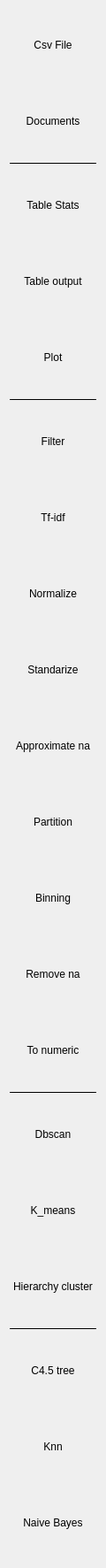
       <widget class="QWidget" name="scrollAreaWidgetContents">
        <property name="geometry">
         <rect>
          <x>0</x>
          <y>0</y>
          <width>120</width>
          <height>1768</height>
         </rect>
        </property>
        <layout class="QVBoxLayout" name="verticalLayout_3">
         <item>
          <widget class="QToolButton" name="csv_button">
           <property name="sizePolicy">
            <sizepolicy hsizetype="Minimum" vsizetype="Fixed">
             <horstretch>0</horstretch>
             <verstretch>0</verstretch>
            </sizepolicy>
           </property>
           <property name="minimumSize">
            <size>
             <width>80</width>
             <height>80</height>
            </size>
           </property>
           <property name="text">
            <string>Csv File</string>
           </property>
           <property name="icon">
            <iconset resource="resources.qrc">
             <normaloff>:/res/Resources/Node_icons/csv_icon.png</normaloff>:/res/Resources/Node_icons/csv_icon.png</iconset>
           </property>
           <property name="iconSize">
            <size>
             <width>64</width>
             <height>64</height>
            </size>
           </property>
           <property name="checkable">
            <bool>false</bool>
           </property>
           <property name="popupMode">
            <enum>QToolButton::DelayedPopup</enum>
           </property>
           <property name="toolButtonStyle">
            <enum>Qt::ToolButtonTextUnderIcon</enum>
           </property>
           <property name="autoRaise">
            <bool>true</bool>
           </property>
           <property name="arrowType">
            <enum>Qt::NoArrow</enum>
           </property>
          </widget>
         </item>
         <item>
          <widget class="QToolButton" name="doc_button">
           <property name="sizePolicy">
            <sizepolicy hsizetype="Minimum" vsizetype="Fixed">
             <horstretch>0</horstretch>
             <verstretch>0</verstretch>
            </sizepolicy>
           </property>
           <property name="minimumSize">
            <size>
             <width>80</width>
             <height>80</height>
            </size>
           </property>
           <property name="text">
            <string>Documents</string>
           </property>
           <property name="icon">
            <iconset resource="resources.qrc">
             <normaloff>:/res/Resources/Node_icons/doc_reader.svg</normaloff>:/res/Resources/Node_icons/doc_reader.svg</iconset>
           </property>
           <property name="iconSize">
            <size>
             <width>64</width>
             <height>64</height>
            </size>
           </property>
           <property name="checkable">
            <bool>false</bool>
           </property>
           <property name="popupMode">
            <enum>QToolButton::DelayedPopup</enum>
           </property>
           <property name="toolButtonStyle">
            <enum>Qt::ToolButtonTextUnderIcon</enum>
           </property>
           <property name="autoRaise">
            <bool>true</bool>
           </property>
           <property name="arrowType">
            <enum>Qt::NoArrow</enum>
           </property>
          </widget>
         </item>
         <item>
          <widget class="Line" name="line_2">
           <property name="frameShadow">
            <enum>QFrame::Plain</enum>
           </property>
           <property name="lineWidth">
            <number>1</number>
           </property>
           <property name="orientation">
            <enum>Qt::Horizontal</enum>
           </property>
          </widget>
         </item>
         <item>
          <widget class="QToolButton" name="stats_button">
           <property name="sizePolicy">
            <sizepolicy hsizetype="Minimum" vsizetype="Fixed">
             <horstretch>0</horstretch>
             <verstretch>0</verstretch>
            </sizepolicy>
           </property>
           <property name="minimumSize">
            <size>
             <width>80</width>
             <height>80</height>
            </size>
           </property>
           <property name="text">
            <string>Table Stats</string>
           </property>
           <property name="icon">
            <iconset resource="resources.qrc">
             <normaloff>:/res/Resources/Node_icons/stats.svg</normaloff>:/res/Resources/Node_icons/stats.svg</iconset>
           </property>
           <property name="iconSize">
            <size>
             <width>64</width>
             <height>64</height>
            </size>
           </property>
           <property name="checkable">
            <bool>false</bool>
           </property>
           <property name="popupMode">
            <enum>QToolButton::DelayedPopup</enum>
           </property>
           <property name="toolButtonStyle">
            <enum>Qt::ToolButtonTextUnderIcon</enum>
           </property>
           <property name="autoRaise">
            <bool>true</bool>
           </property>
           <property name="arrowType">
            <enum>Qt::NoArrow</enum>
           </property>
          </widget>
         </item>
         <item>
          <widget class="QToolButton" name="table_output_button">
           <property name="sizePolicy">
            <sizepolicy hsizetype="Minimum" vsizetype="Fixed">
             <horstretch>0</horstretch>
             <verstretch>0</verstretch>
            </sizepolicy>
           </property>
           <property name="minimumSize">
            <size>
             <width>80</width>
             <height>80</height>
            </size>
           </property>
           <property name="text">
            <string>Table output</string>
           </property>
           <property name="icon">
            <iconset resource="resources.qrc">
             <normaloff>:/res/Resources/Node_icons/table_output.svg</normaloff>:/res/Resources/Node_icons/table_output.svg</iconset>
           </property>
           <property name="iconSize">
            <size>
             <width>64</width>
             <height>64</height>
            </size>
           </property>
           <property name="checkable">
            <bool>false</bool>
           </property>
           <property name="popupMode">
            <enum>QToolButton::DelayedPopup</enum>
           </property>
           <property name="toolButtonStyle">
            <enum>Qt::ToolButtonTextUnderIcon</enum>
           </property>
           <property name="autoRaise">
            <bool>true</bool>
           </property>
           <property name="arrowType">
            <enum>Qt::NoArrow</enum>
           </property>
          </widget>
         </item>
         <item>
          <widget class="QToolButton" name="plot_button">
           <property name="sizePolicy">
            <sizepolicy hsizetype="Minimum" vsizetype="Fixed">
             <horstretch>0</horstretch>
             <verstretch>0</verstretch>
            </sizepolicy>
           </property>
           <property name="minimumSize">
            <size>
             <width>80</width>
             <height>80</height>
            </size>
           </property>
           <property name="text">
            <string>Plot</string>
           </property>
           <property name="icon">
            <iconset resource="resources.qrc">
             <normaloff>:/res/Resources/Node_icons/plot.svg</normaloff>:/res/Resources/Node_icons/plot.svg</iconset>
           </property>
           <property name="iconSize">
            <size>
             <width>64</width>
             <height>64</height>
            </size>
           </property>
           <property name="checkable">
            <bool>false</bool>
           </property>
           <property name="popupMode">
            <enum>QToolButton::DelayedPopup</enum>
           </property>
           <property name="toolButtonStyle">
            <enum>Qt::ToolButtonTextUnderIcon</enum>
           </property>
           <property name="autoRaise">
            <bool>true</bool>
           </property>
           <property name="arrowType">
            <enum>Qt::NoArrow</enum>
           </property>
          </widget>
         </item>
         <item>
          <widget class="Line" name="line_4">
           <property name="frameShadow">
            <enum>QFrame::Plain</enum>
           </property>
           <property name="lineWidth">
            <number>1</number>
           </property>
           <property name="orientation">
            <enum>Qt::Horizontal</enum>
           </property>
          </widget>
         </item>
         <item>
          <widget class="QToolButton" name="filter_button">
           <property name="sizePolicy">
            <sizepolicy hsizetype="Minimum" vsizetype="Fixed">
             <horstretch>0</horstretch>
             <verstretch>0</verstretch>
            </sizepolicy>
           </property>
           <property name="minimumSize">
            <size>
             <width>80</width>
             <height>80</height>
            </size>
           </property>
           <property name="text">
            <string>Filter</string>
           </property>
           <property name="icon">
            <iconset resource="resources.qrc">
             <normaloff>:/res/Resources/Node_icons/filter.svg</normaloff>:/res/Resources/Node_icons/filter.svg</iconset>
           </property>
           <property name="iconSize">
            <size>
             <width>64</width>
             <height>64</height>
            </size>
           </property>
           <property name="checkable">
            <bool>false</bool>
           </property>
           <property name="popupMode">
            <enum>QToolButton::DelayedPopup</enum>
           </property>
           <property name="toolButtonStyle">
            <enum>Qt::ToolButtonTextUnderIcon</enum>
           </property>
           <property name="autoRaise">
            <bool>true</bool>
           </property>
           <property name="arrowType">
            <enum>Qt::NoArrow</enum>
           </property>
          </widget>
         </item>
         <item>
          <widget class="QToolButton" name="tf_idf_button">
           <property name="sizePolicy">
            <sizepolicy hsizetype="Minimum" vsizetype="Fixed">
             <horstretch>0</horstretch>
             <verstretch>0</verstretch>
            </sizepolicy>
           </property>
           <property name="minimumSize">
            <size>
             <width>80</width>
             <height>80</height>
            </size>
           </property>
           <property name="text">
            <string>Tf-idf</string>
           </property>
           <property name="icon">
            <iconset resource="resources.qrc">
             <normaloff>:/res/Resources/Node_icons/tf_idf.svg</normaloff>:/res/Resources/Node_icons/tf_idf.svg</iconset>
           </property>
           <property name="iconSize">
            <size>
             <width>64</width>
             <height>64</height>
            </size>
           </property>
           <property name="checkable">
            <bool>false</bool>
           </property>
           <property name="popupMode">
            <enum>QToolButton::DelayedPopup</enum>
           </property>
           <property name="toolButtonStyle">
            <enum>Qt::ToolButtonTextUnderIcon</enum>
           </property>
           <property name="autoRaise">
            <bool>true</bool>
           </property>
           <property name="arrowType">
            <enum>Qt::NoArrow</enum>
           </property>
          </widget>
         </item>
         <item>
          <widget class="QToolButton" name="normalization_button">
           <property name="sizePolicy">
            <sizepolicy hsizetype="Minimum" vsizetype="Fixed">
             <horstretch>0</horstretch>
             <verstretch>0</verstretch>
            </sizepolicy>
           </property>
           <property name="minimumSize">
            <size>
             <width>80</width>
             <height>80</height>
            </size>
           </property>
           <property name="text">
            <string>Normalize</string>
           </property>
           <property name="icon">
            <iconset resource="resources.qrc">
             <normaloff>:/res/Resources/Node_icons/normalization.svg</normaloff>:/res/Resources/Node_icons/normalization.svg</iconset>
           </property>
           <property name="iconSize">
            <size>
             <width>64</width>
             <height>64</height>
            </size>
           </property>
           <property name="checkable">
            <bool>false</bool>
           </property>
           <property name="popupMode">
            <enum>QToolButton::DelayedPopup</enum>
           </property>
           <property name="toolButtonStyle">
            <enum>Qt::ToolButtonTextUnderIcon</enum>
           </property>
           <property name="autoRaise">
            <bool>true</bool>
           </property>
           <property name="arrowType">
            <enum>Qt::NoArrow</enum>
           </property>
          </widget>
         </item>
         <item>
          <widget class="QToolButton" name="standardize_button">
           <property name="sizePolicy">
            <sizepolicy hsizetype="Minimum" vsizetype="Fixed">
             <horstretch>0</horstretch>
             <verstretch>0</verstretch>
            </sizepolicy>
           </property>
           <property name="minimumSize">
            <size>
             <width>80</width>
             <height>80</height>
            </size>
           </property>
           <property name="text">
            <string>Standarize</string>
           </property>
           <property name="icon">
            <iconset resource="resources.qrc">
             <normaloff>:/res/Resources/Node_icons/standardization.svg</normaloff>:/res/Resources/Node_icons/standardization.svg</iconset>
           </property>
           <property name="iconSize">
            <size>
             <width>64</width>
             <height>64</height>
            </size>
           </property>
           <property name="checkable">
            <bool>false</bool>
           </property>
           <property name="popupMode">
            <enum>QToolButton::DelayedPopup</enum>
           </property>
           <property name="toolButtonStyle">
            <enum>Qt::ToolButtonTextUnderIcon</enum>
           </property>
           <property name="autoRaise">
            <bool>true</bool>
           </property>
           <property name="arrowType">
            <enum>Qt::NoArrow</enum>
           </property>
          </widget>
         </item>
         <item>
          <widget class="QToolButton" name="approximate_button">
           <property name="sizePolicy">
            <sizepolicy hsizetype="Minimum" vsizetype="Fixed">
             <horstretch>0</horstretch>
             <verstretch>0</verstretch>
            </sizepolicy>
           </property>
           <property name="minimumSize">
            <size>
             <width>80</width>
             <height>80</height>
            </size>
           </property>
           <property name="text">
            <string>Approximate na</string>
           </property>
           <property name="icon">
            <iconset resource="resources.qrc">
             <normaloff>:/res/Resources/Node_icons/aproximation.svg</normaloff>:/res/Resources/Node_icons/aproximation.svg</iconset>
           </property>
           <property name="iconSize">
            <size>
             <width>64</width>
             <height>64</height>
            </size>
           </property>
           <property name="checkable">
            <bool>false</bool>
           </property>
           <property name="popupMode">
            <enum>QToolButton::DelayedPopup</enum>
           </property>
           <property name="toolButtonStyle">
            <enum>Qt::ToolButtonTextUnderIcon</enum>
           </property>
           <property name="autoRaise">
            <bool>true</bool>
           </property>
           <property name="arrowType">
            <enum>Qt::NoArrow</enum>
           </property>
          </widget>
         </item>
         <item>
          <widget class="QToolButton" name="partition_button">
           <property name="sizePolicy">
            <sizepolicy hsizetype="Minimum" vsizetype="Fixed">
             <horstretch>0</horstretch>
             <verstretch>0</verstretch>
            </sizepolicy>
           </property>
           <property name="minimumSize">
            <size>
             <width>80</width>
             <height>80</height>
            </size>
           </property>
           <property name="text">
            <string>Partition</string>
           </property>
           <property name="icon">
            <iconset resource="resources.qrc">
             <normaloff>:/res/Resources/Node_icons/partition.svg</normaloff>:/res/Resources/Node_icons/partition.svg</iconset>
           </property>
           <property name="iconSize">
            <size>
             <width>64</width>
             <height>64</height>
            </size>
           </property>
           <property name="checkable">
            <bool>false</bool>
           </property>
           <property name="popupMode">
            <enum>QToolButton::DelayedPopup</enum>
           </property>
           <property name="toolButtonStyle">
            <enum>Qt::ToolButtonTextUnderIcon</enum>
           </property>
           <property name="autoRaise">
            <bool>true</bool>
           </property>
           <property name="arrowType">
            <enum>Qt::NoArrow</enum>
           </property>
          </widget>
         </item>
         <item>
          <widget class="QToolButton" name="binning_button">
           <property name="sizePolicy">
            <sizepolicy hsizetype="Minimum" vsizetype="Fixed">
             <horstretch>0</horstretch>
             <verstretch>0</verstretch>
            </sizepolicy>
           </property>
           <property name="minimumSize">
            <size>
             <width>80</width>
             <height>80</height>
            </size>
           </property>
           <property name="text">
            <string>Binning</string>
           </property>
           <property name="icon">
            <iconset resource="resources.qrc">
             <normaloff>:/res/Resources/Node_icons/binning.svg</normaloff>:/res/Resources/Node_icons/binning.svg</iconset>
           </property>
           <property name="iconSize">
            <size>
             <width>64</width>
             <height>64</height>
            </size>
           </property>
           <property name="checkable">
            <bool>false</bool>
           </property>
           <property name="popupMode">
            <enum>QToolButton::DelayedPopup</enum>
           </property>
           <property name="toolButtonStyle">
            <enum>Qt::ToolButtonTextUnderIcon</enum>
           </property>
           <property name="autoRaise">
            <bool>true</bool>
           </property>
           <property name="arrowType">
            <enum>Qt::NoArrow</enum>
           </property>
          </widget>
         </item>
         <item>
          <widget class="QToolButton" name="remove_na_button">
           <property name="sizePolicy">
            <sizepolicy hsizetype="Minimum" vsizetype="Fixed">
             <horstretch>0</horstretch>
             <verstretch>0</verstretch>
            </sizepolicy>
           </property>
           <property name="minimumSize">
            <size>
             <width>80</width>
             <height>80</height>
            </size>
           </property>
           <property name="text">
            <string>Remove na</string>
           </property>
           <property name="icon">
            <iconset resource="resources.qrc">
             <normaloff>:/res/Resources/Node_icons/remove_na.svg</normaloff>:/res/Resources/Node_icons/remove_na.svg</iconset>
           </property>
           <property name="iconSize">
            <size>
             <width>64</width>
             <height>64</height>
            </size>
           </property>
           <property name="checkable">
            <bool>false</bool>
           </property>
           <property name="popupMode">
            <enum>QToolButton::DelayedPopup</enum>
           </property>
           <property name="toolButtonStyle">
            <enum>Qt::ToolButtonTextUnderIcon</enum>
           </property>
           <property name="autoRaise">
            <bool>true</bool>
           </property>
           <property name="arrowType">
            <enum>Qt::NoArrow</enum>
           </property>
          </widget>
         </item>
         <item>
          <widget class="QToolButton" name="to_numeric_button">
           <property name="sizePolicy">
            <sizepolicy hsizetype="Minimum" vsizetype="Fixed">
             <horstretch>0</horstretch>
             <verstretch>0</verstretch>
            </sizepolicy>
           </property>
           <property name="minimumSize">
            <size>
             <width>80</width>
             <height>80</height>
            </size>
           </property>
           <property name="text">
            <string>To numeric</string>
           </property>
           <property name="icon">
            <iconset resource="resources.qrc">
             <normaloff>:/res/Resources/Node_icons/cat_to_num.svg</normaloff>:/res/Resources/Node_icons/cat_to_num.svg</iconset>
           </property>
           <property name="iconSize">
            <size>
             <width>64</width>
             <height>64</height>
            </size>
           </property>
           <property name="checkable">
            <bool>false</bool>
           </property>
           <property name="popupMode">
            <enum>QToolButton::DelayedPopup</enum>
           </property>
           <property name="toolButtonStyle">
            <enum>Qt::ToolButtonTextUnderIcon</enum>
           </property>
           <property name="autoRaise">
            <bool>true</bool>
           </property>
           <property name="arrowType">
            <enum>Qt::NoArrow</enum>
           </property>
          </widget>
         </item>
         <item>
          <widget class="Line" name="line">
           <property name="frameShadow">
            <enum>QFrame::Plain</enum>
           </property>
           <property name="lineWidth">
            <number>1</number>
           </property>
           <property name="orientation">
            <enum>Qt::Horizontal</enum>
           </property>
          </widget>
         </item>
         <item>
          <widget class="QToolButton" name="dbscan_button">
           <property name="sizePolicy">
            <sizepolicy hsizetype="Minimum" vsizetype="Fixed">
             <horstretch>0</horstretch>
             <verstretch>0</verstretch>
            </sizepolicy>
           </property>
           <property name="minimumSize">
            <size>
             <width>80</width>
             <height>80</height>
            </size>
           </property>
           <property name="text">
            <string>Dbscan</string>
           </property>
           <property name="icon">
            <iconset resource="resources.qrc">
             <normaloff>:/res/Resources/Node_icons/dbscan.svg</normaloff>:/res/Resources/Node_icons/dbscan.svg</iconset>
           </property>
           <property name="iconSize">
            <size>
             <width>64</width>
             <height>64</height>
            </size>
           </property>
           <property name="checkable">
            <bool>false</bool>
           </property>
           <property name="popupMode">
            <enum>QToolButton::DelayedPopup</enum>
           </property>
           <property name="toolButtonStyle">
            <enum>Qt::ToolButtonTextUnderIcon</enum>
           </property>
           <property name="autoRaise">
            <bool>true</bool>
           </property>
           <property name="arrowType">
            <enum>Qt::NoArrow</enum>
           </property>
          </widget>
         </item>
         <item>
          <widget class="QToolButton" name="k_means_button">
           <property name="sizePolicy">
            <sizepolicy hsizetype="Minimum" vsizetype="Fixed">
             <horstretch>0</horstretch>
             <verstretch>0</verstretch>
            </sizepolicy>
           </property>
           <property name="minimumSize">
            <size>
             <width>80</width>
             <height>80</height>
            </size>
           </property>
           <property name="text">
            <string>K_means</string>
           </property>
           <property name="icon">
            <iconset resource="resources.qrc">
             <normaloff>:/res/Resources/Node_icons/k_means.svg</normaloff>:/res/Resources/Node_icons/k_means.svg</iconset>
           </property>
           <property name="iconSize">
            <size>
             <width>64</width>
             <height>64</height>
            </size>
           </property>
           <property name="checkable">
            <bool>false</bool>
           </property>
           <property name="popupMode">
            <enum>QToolButton::DelayedPopup</enum>
           </property>
           <property name="toolButtonStyle">
            <enum>Qt::ToolButtonTextUnderIcon</enum>
           </property>
           <property name="autoRaise">
            <bool>true</bool>
           </property>
           <property name="arrowType">
            <enum>Qt::NoArrow</enum>
           </property>
          </widget>
         </item>
         <item>
          <widget class="QToolButton" name="aglo_button">
           <property name="sizePolicy">
            <sizepolicy hsizetype="Minimum" vsizetype="Fixed">
             <horstretch>0</horstretch>
             <verstretch>0</verstretch>
            </sizepolicy>
           </property>
           <property name="minimumSize">
            <size>
             <width>80</width>
             <height>80</height>
            </size>
           </property>
           <property name="text">
            <string>Hierarchy cluster</string>
           </property>
           <property name="icon">
            <iconset resource="resources.qrc">
             <normaloff>:/res/Resources/Node_icons/aglo.svg</normaloff>:/res/Resources/Node_icons/aglo.svg</iconset>
           </property>
           <property name="iconSize">
            <size>
             <width>64</width>
             <height>64</height>
            </size>
           </property>
           <property name="checkable">
            <bool>false</bool>
           </property>
           <property name="popupMode">
            <enum>QToolButton::DelayedPopup</enum>
           </property>
           <property name="toolButtonStyle">
            <enum>Qt::ToolButtonTextUnderIcon</enum>
           </property>
           <property name="autoRaise">
            <bool>true</bool>
           </property>
           <property name="arrowType">
            <enum>Qt::NoArrow</enum>
           </property>
          </widget>
         </item>
         <item>
          <widget class="Line" name="line_3">
           <property name="frameShadow">
            <enum>QFrame::Plain</enum>
           </property>
           <property name="lineWidth">
            <number>1</number>
           </property>
           <property name="orientation">
            <enum>Qt::Horizontal</enum>
           </property>
          </widget>
         </item>
         <item>
          <widget class="QToolButton" name="dec_tree_button">
           <property name="sizePolicy">
            <sizepolicy hsizetype="Minimum" vsizetype="Fixed">
             <horstretch>0</horstretch>
             <verstretch>0</verstretch>
            </sizepolicy>
           </property>
           <property name="minimumSize">
            <size>
             <width>80</width>
             <height>80</height>
            </size>
           </property>
           <property name="text">
            <string>C4.5 tree</string>
           </property>
           <property name="icon">
            <iconset resource="resources.qrc">
             <normaloff>:/res/Resources/Node_icons/tree.svg</normaloff>:/res/Resources/Node_icons/tree.svg</iconset>
           </property>
           <property name="iconSize">
            <size>
             <width>64</width>
             <height>64</height>
            </size>
           </property>
           <property name="checkable">
            <bool>false</bool>
           </property>
           <property name="popupMode">
            <enum>QToolButton::DelayedPopup</enum>
           </property>
           <property name="toolButtonStyle">
            <enum>Qt::ToolButtonTextUnderIcon</enum>
           </property>
           <property name="autoRaise">
            <bool>true</bool>
           </property>
           <property name="arrowType">
            <enum>Qt::NoArrow</enum>
           </property>
          </widget>
         </item>
         <item>
          <widget class="QToolButton" name="knn_button">
           <property name="sizePolicy">
            <sizepolicy hsizetype="Minimum" vsizetype="Fixed">
             <horstretch>0</horstretch>
             <verstretch>0</verstretch>
            </sizepolicy>
           </property>
           <property name="minimumSize">
            <size>
             <width>80</width>
             <height>80</height>
            </size>
           </property>
           <property name="text">
            <string>Knn</string>
           </property>
           <property name="icon">
            <iconset resource="resources.qrc">
             <normaloff>:/res/Resources/Node_icons/knn.svg</normaloff>:/res/Resources/Node_icons/knn.svg</iconset>
           </property>
           <property name="iconSize">
            <size>
             <width>64</width>
             <height>64</height>
            </size>
           </property>
           <property name="checkable">
            <bool>false</bool>
           </property>
           <property name="popupMode">
            <enum>QToolButton::DelayedPopup</enum>
           </property>
           <property name="toolButtonStyle">
            <enum>Qt::ToolButtonTextUnderIcon</enum>
           </property>
           <property name="autoRaise">
            <bool>true</bool>
           </property>
           <property name="arrowType">
            <enum>Qt::NoArrow</enum>
           </property>
          </widget>
         </item>
         <item>
          <widget class="QToolButton" name="bayes_button">
           <property name="sizePolicy">
            <sizepolicy hsizetype="Minimum" vsizetype="Fixed">
             <horstretch>0</horstretch>
             <verstretch>0</verstretch>
            </sizepolicy>
           </property>
           <property name="minimumSize">
            <size>
             <width>80</width>
             <height>80</height>
            </size>
           </property>
           <property name="text">
            <string>Naive Bayes</string>
           </property>
           <property name="icon">
            <iconset resource="resources.qrc">
             <normaloff>:/res/Resources/Node_icons/bayes.svg</normaloff>:/res/Resources/Node_icons/bayes.svg</iconset>
           </property>
           <property name="iconSize">
            <size>
             <width>64</width>
             <height>64</height>
            </size>
           </property>
           <property name="checkable">
            <bool>false</bool>
           </property>
           <property name="popupMode">
            <enum>QToolButton::DelayedPopup</enum>
           </property>
           <property name="toolButtonStyle">
            <enum>Qt::ToolButtonTextUnderIcon</enum>
           </property>
           <property name="autoRaise">
            <bool>true</bool>
           </property>
           <property name="arrowType">
            <enum>Qt::NoArrow</enum>
           </property>
          </widget>
         </item>
        </layout>
       </widget>
